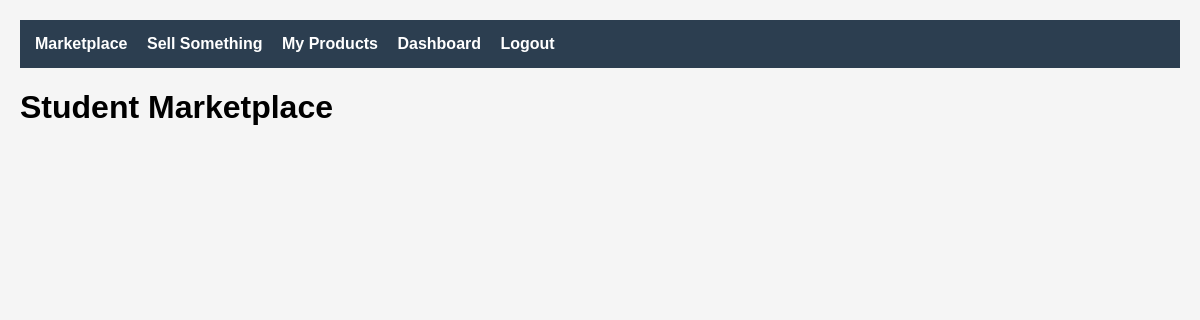
/marketplace/view_products.php, run on an earlier commit of the app's database.
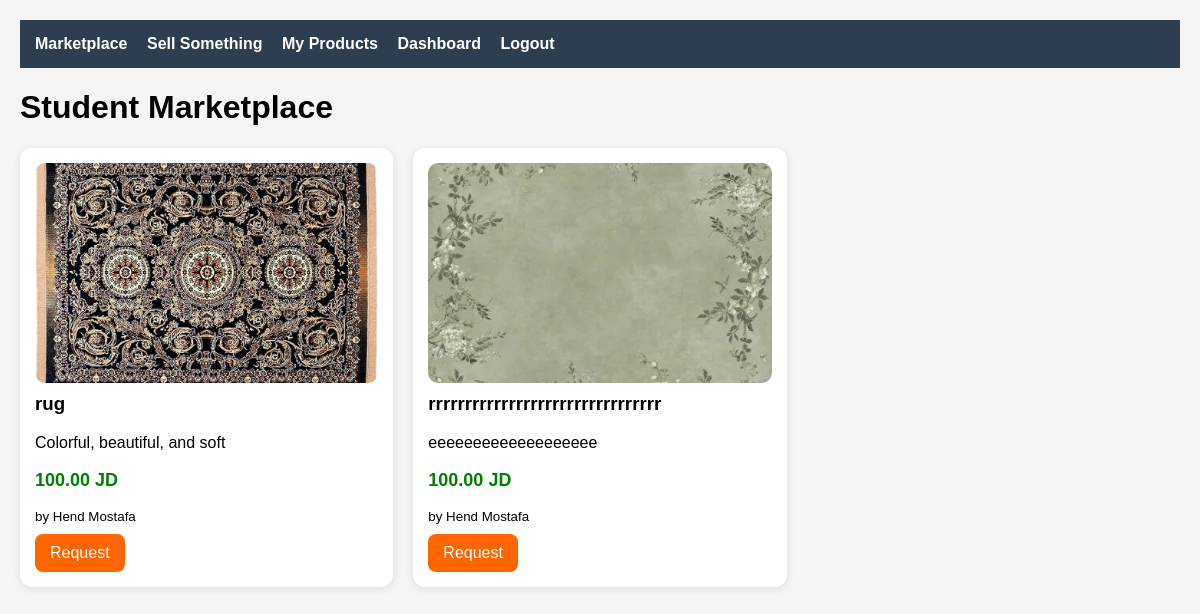
And on a later commit of the database.
### tables this page shows
CREATE TABLE `products` (
  `id` int(11) NOT NULL,
  `user_id` int(11) DEFAULT NULL,
  `title` varchar(150) NOT NULL,
  `description` text DEFAULT NULL,
  `price` decimal(10,2) DEFAULT NULL,
  `image` varchar(255) DEFAULT NULL,
  `status` enum('pending','approved','rejected') DEFAULT 'pending',
  `created_at` timestamp NOT NULL DEFAULT current_timestamp()
);

CREATE TABLE `users` (
  `id` int(11) NOT NULL,
  `name` varchar(100) NOT NULL,
  `email` varchar(100) NOT NULL,
  `password` varchar(255) NOT NULL,
  `role` varchar(20) NOT NULL DEFAULT 'student',
  `proof_file` varchar(255) DEFAULT NULL,
  `faculty` varchar(30) DEFAULT NULL,
  `pending` tinyint(4) DEFAULT 0
);

### marketplace/view_products.php (the view, shortened to what this page needs)
<?php
include "../database/db_connection.php";
$sql = "SELECT p.*, u.name FROM products p JOIN users u ON p.user_id = u.id WHERE p.status='approved'";
$res = mysqli_query($conn, $sql);
?>
<html>
<head>
    <link rel="stylesheet" href="../assets/css/marketplace.css">
</head>
<body>
<div class="navbar">
    <a href="view_products.php">Marketplace</a>
    <a href="add_product.php">Sell Something</a>
    <a href="my_products.php">My Products</a>
   <a href="../<?php echo $_SESSION['role']; ?>/dashboard.php">Dashboard</a>
   <a href="../auth/logout.php">Logout</a>
</div>
<div class="container">
    <h1>Student Marketplace</h1>
    <div class="product-grid">
    <?php while($row = mysqli_fetch_assoc($res)): ?>
        <div class="product-card">
            <?php if($row['image']){ ?>
                <img src="<?= $row['image'] ?>">
            <?php } ?>
            <h3><?= $row['title'] ?></h3>
            <p><?= $row['description'] ?></p>
            <p class="price">
                <?= $row['price'] ?> JD
            </p>
            <small>
                by <?= $row['name'] ?>
            </small>
            <br>
            <a class="btn btn-primary"
               href="request_product.php?id=<?= $row['id'] ?>">
               Request
            </a>
        </div>
    <?php endwhile; ?>
    </div>
</div>
</body>
</html>

### assets/css/marketplace.css (style rules this page uses)
body { font-family: Arial; background:#f5f5f5; margin:0; padding:20px; }
* { box-sizing:border-box; }
.navbar { background:#2c3e50; padding:15px; margin-bottom:20px; }
.navbar a { color:white; text-decoration:none; margin-right:15px; font-weight:bold; }
.container { max-width:1200px; margin:auto; }
.product-grid { display:grid; grid-template-columns:repeat(auto-fill,minmax(280px,1fr)); gap:20px; }
.product-card { background:white; border-radius:12px; overflow:hidden; box-shadow:0 2px 8px rgba(0,0,0,0.1); padding:15px; }
.product-card img { width:100%; height:220px; object-fit:cover; border-radius:10px; }
.product-card h3 { margin-top:10px; }
.price { color:green; font-weight:bold; font-size:18px; }
.btn { display:inline-block; padding:10px 15px; border-radius:8px; text-decoration:none; margin-top:10px; color:white; }
.btn-primary { background:#ff6600; }

What changed in the data, as far as the page shows it:
added products: image (picture), title "rug", description "Colorful, beautiful, and soft", price "100.00", user.name "Hend Mostafa"
added products: image (picture), title "rrrrrrrrrrrrrrrrrrrrrrrrrrrrrrrr", description "eeeeeeeeeeeeeeeeeee", price "100.00", user.name "Hend Mostafa"
